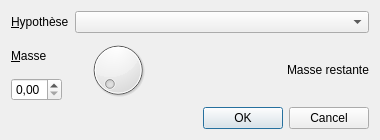
<?xml version="1.0" encoding="UTF-8"?>
<ui version="4.0">
 <class>masseDialog</class>
 <widget class="QDialog" name="masseDialog">
  <property name="geometry">
   <rect>
    <x>0</x>
    <y>0</y>
    <width>380</width>
    <height>140</height>
   </rect>
  </property>
  <property name="windowTitle">
   <string>Affecter une hypothèse</string>
  </property>
  <property name="locale">
   <locale language="French" country="France"/>
  </property>
  <layout class="QVBoxLayout" name="verticalLayout">
   <item>
    <layout class="QHBoxLayout" name="horizontalLayout">
     <item>
      <widget class="QLabel" name="hypotheseLabel">
       <property name="text">
        <string>&amp;Hypothèse</string>
       </property>
       <property name="buddy">
        <cstring>hypotheseComboBox</cstring>
       </property>
      </widget>
     </item>
     <item>
      <widget class="QComboBox" name="hypotheseComboBox">
       <property name="sizePolicy">
        <sizepolicy hsizetype="Expanding" vsizetype="Fixed">
         <horstretch>0</horstretch>
         <verstretch>0</verstretch>
        </sizepolicy>
       </property>
      </widget>
     </item>
    </layout>
   </item>
   <item>
    <layout class="QHBoxLayout" name="horizontalLayout_2">
     <item>
      <layout class="QVBoxLayout" name="verticalLayout_2">
       <item>
        <widget class="QLabel" name="masseLabel">
         <property name="text">
          <string>&amp;Masse</string>
         </property>
         <property name="buddy">
          <cstring>masseSpinBox</cstring>
         </property>
        </widget>
       </item>
       <item>
        <widget class="QDoubleSpinBox" name="masseSpinBox">
         <property name="maximum">
          <double>1.000000000000000</double>
         </property>
         <property name="singleStep">
          <double>0.010000000000000</double>
         </property>
        </widget>
       </item>
      </layout>
     </item>
     <item>
      <widget class="QDial" name="masseSlider">
       <property name="sizePolicy">
        <sizepolicy hsizetype="Preferred" vsizetype="Preferred">
         <horstretch>0</horstretch>
         <verstretch>0</verstretch>
        </sizepolicy>
       </property>
       <property name="maximum">
        <number>100</number>
       </property>
      </widget>
     </item>
     <item>
      <spacer name="horizontalSpacer">
       <property name="orientation">
        <enum>Qt::Horizontal</enum>
       </property>
       <property name="sizeHint" stdset="0">
        <size>
         <width>40</width>
         <height>20</height>
        </size>
       </property>
      </spacer>
     </item>
     <item>
      <widget class="QLabel" name="remainingMassLabel">
       <property name="text">
        <string>Masse restante</string>
       </property>
      </widget>
     </item>
    </layout>
   </item>
   <item>
    <widget class="QDialogButtonBox" name="buttonBox">
     <property name="orientation">
      <enum>Qt::Horizontal</enum>
     </property>
     <property name="standardButtons">
      <set>QDialogButtonBox::Cancel|QDialogButtonBox::Ok</set>
     </property>
    </widget>
   </item>
  </layout>
 </widget>
 <resources/>
 <connections>
  <connection>
   <sender>buttonBox</sender>
   <signal>accepted()</signal>
   <receiver>masseDialog</receiver>
   <slot>accept()</slot>
   <hints>
    <hint type="sourcelabel">
     <x>248</x>
     <y>254</y>
    </hint>
    <hint type="destinationlabel">
     <x>157</x>
     <y>274</y>
    </hint>
   </hints>
  </connection>
  <connection>
   <sender>buttonBox</sender>
   <signal>rejected()</signal>
   <receiver>masseDialog</receiver>
   <slot>reject()</slot>
   <hints>
    <hint type="sourcelabel">
     <x>316</x>
     <y>260</y>
    </hint>
    <hint type="destinationlabel">
     <x>286</x>
     <y>274</y>
    </hint>
   </hints>
  </connection>
 </connections>
</ui>
